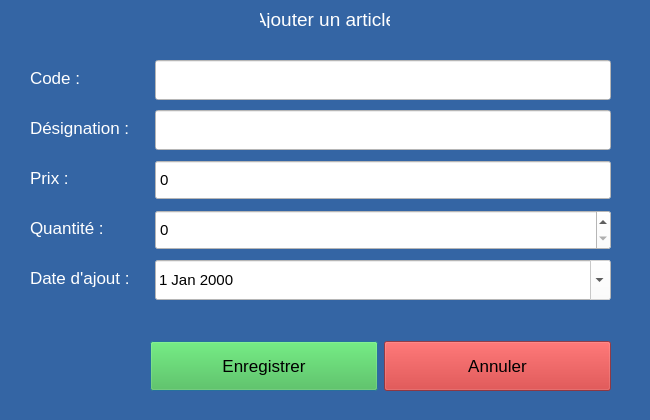
<?xml version="1.0" encoding="UTF-8"?>
<ui version="4.0">
 <class>Dialog</class>
 <widget class="QDialog" name="Dialog">
  <property name="geometry">
   <rect>
    <x>0</x>
    <y>0</y>
    <width>650</width>
    <height>420</height>
   </rect>
  </property>
  <property name="minimumSize">
   <size>
    <width>650</width>
    <height>420</height>
   </size>
  </property>
  <property name="maximumSize">
   <size>
    <width>650</width>
    <height>420</height>
   </size>
  </property>
  <property name="font">
   <font>
    <pointsize>11</pointsize>
   </font>
  </property>
  <property name="windowTitle">
   <string>Ajouter un article</string>
  </property>
  <property name="styleSheet">
   <string notr="true">background-color: rgb(52, 101, 164);</string>
  </property>
  <widget class="QLabel" name="label">
   <property name="geometry">
    <rect>
     <x>260</x>
     <y>10</y>
     <width>130</width>
     <height>18</height>
    </rect>
   </property>
   <property name="maximumSize">
    <size>
     <width>16777215</width>
     <height>50</height>
    </size>
   </property>
   <property name="font">
    <font>
     <pointsize>14</pointsize>
    </font>
   </property>
   <property name="styleSheet">
    <string notr="true">color: rgb(255, 255, 255);</string>
   </property>
   <property name="text">
    <string>Ajouter un article</string>
   </property>
   <property name="alignment">
    <set>Qt::AlignCenter</set>
   </property>
  </widget>
  <widget class="QWidget" name="layoutWidget">
   <property name="geometry">
    <rect>
     <x>10</x>
     <y>40</y>
     <width>621</width>
     <height>281</height>
    </rect>
   </property>
   <layout class="QFormLayout" name="formLayout">
    <property name="sizeConstraint">
     <enum>QLayout::SetDefaultConstraint</enum>
    </property>
    <property name="fieldGrowthPolicy">
     <enum>QFormLayout::AllNonFixedFieldsGrow</enum>
    </property>
    <property name="rowWrapPolicy">
     <enum>QFormLayout::DontWrapRows</enum>
    </property>
    <property name="horizontalSpacing">
     <number>20</number>
    </property>
    <property name="verticalSpacing">
     <number>10</number>
    </property>
    <property name="leftMargin">
     <number>20</number>
    </property>
    <property name="topMargin">
     <number>20</number>
    </property>
    <property name="rightMargin">
     <number>20</number>
    </property>
    <item row="0" column="0">
     <widget class="QLabel" name="dSignationLabel">
      <property name="font">
       <font>
        <pointsize>13</pointsize>
       </font>
      </property>
      <property name="styleSheet">
       <string notr="true">color: rgb(255, 255, 255);</string>
      </property>
      <property name="text">
       <string>Code : </string>
      </property>
     </widget>
    </item>
    <item row="0" column="1">
     <widget class="QLineEdit" name="codeLineEdit">
      <property name="sizePolicy">
       <sizepolicy hsizetype="Expanding" vsizetype="Fixed">
        <horstretch>0</horstretch>
        <verstretch>0</verstretch>
       </sizepolicy>
      </property>
      <property name="minimumSize">
       <size>
        <width>0</width>
        <height>40</height>
       </size>
      </property>
      <property name="sizeIncrement">
       <size>
        <width>0</width>
        <height>0</height>
       </size>
      </property>
      <property name="styleSheet">
       <string notr="true">background-color: rgb(255, 255, 255);</string>
      </property>
      <property name="readOnly">
       <bool>true</bool>
      </property>
     </widget>
    </item>
    <item row="1" column="0">
     <widget class="QLabel" name="nomEtPrNomLabel">
      <property name="font">
       <font>
        <pointsize>13</pointsize>
       </font>
      </property>
      <property name="styleSheet">
       <string notr="true">color: rgb(255, 255, 255);</string>
      </property>
      <property name="text">
       <string>Désignation : </string>
      </property>
     </widget>
    </item>
    <item row="1" column="1">
     <widget class="QLineEdit" name="designationLineEdit">
      <property name="sizePolicy">
       <sizepolicy hsizetype="Expanding" vsizetype="Fixed">
        <horstretch>0</horstretch>
        <verstretch>0</verstretch>
       </sizepolicy>
      </property>
      <property name="minimumSize">
       <size>
        <width>0</width>
        <height>40</height>
       </size>
      </property>
      <property name="sizeIncrement">
       <size>
        <width>0</width>
        <height>0</height>
       </size>
      </property>
      <property name="styleSheet">
       <string notr="true">background-color: rgb(255, 255, 255);</string>
      </property>
     </widget>
    </item>
    <item row="2" column="0">
     <widget class="QLabel" name="nDeTLPhoneLabel">
      <property name="font">
       <font>
        <pointsize>13</pointsize>
       </font>
      </property>
      <property name="styleSheet">
       <string notr="true">color: rgb(255, 255, 255);</string>
      </property>
      <property name="text">
       <string>Prix : </string>
      </property>
     </widget>
    </item>
    <item row="2" column="1">
     <widget class="QSpinBox" name="prixSpin">
      <property name="sizePolicy">
       <sizepolicy hsizetype="Minimum" vsizetype="Fixed">
        <horstretch>0</horstretch>
        <verstretch>0</verstretch>
       </sizepolicy>
      </property>
      <property name="minimumSize">
       <size>
        <width>0</width>
        <height>40</height>
       </size>
      </property>
      <property name="sizeIncrement">
       <size>
        <width>0</width>
        <height>0</height>
       </size>
      </property>
      <property name="styleSheet">
       <string notr="true">background-color: rgb(255, 255, 255);</string>
      </property>
      <property name="readOnly">
       <bool>false</bool>
      </property>
      <property name="buttonSymbols">
       <enum>QAbstractSpinBox::NoButtons</enum>
      </property>
      <property name="showGroupSeparator" stdset="0">
       <bool>true</bool>
      </property>
      <property name="suffix">
       <string/>
      </property>
      <property name="prefix">
       <string/>
      </property>
      <property name="maximum">
       <number>999999999</number>
      </property>
     </widget>
    </item>
    <item row="4" column="0">
     <widget class="QLabel" name="adresseMailLabel">
      <property name="font">
       <font>
        <pointsize>13</pointsize>
       </font>
      </property>
      <property name="styleSheet">
       <string notr="true">color: rgb(255, 255, 255);</string>
      </property>
      <property name="text">
       <string>Quantité : </string>
      </property>
     </widget>
    </item>
    <item row="5" column="0">
     <widget class="QLabel" name="dateDeNaissanceLabel">
      <property name="font">
       <font>
        <pointsize>13</pointsize>
       </font>
      </property>
      <property name="styleSheet">
       <string notr="true">color: rgb(255, 255, 255);</string>
      </property>
      <property name="text">
       <string>Date d'ajout : </string>
      </property>
     </widget>
    </item>
    <item row="5" column="1">
     <widget class="QDateEdit" name="dateAjoutDate">
      <property name="sizePolicy">
       <sizepolicy hsizetype="Minimum" vsizetype="Fixed">
        <horstretch>0</horstretch>
        <verstretch>0</verstretch>
       </sizepolicy>
      </property>
      <property name="minimumSize">
       <size>
        <width>0</width>
        <height>40</height>
       </size>
      </property>
      <property name="sizeIncrement">
       <size>
        <width>0</width>
        <height>0</height>
       </size>
      </property>
      <property name="styleSheet">
       <string notr="true">background-color: rgb(255, 255, 255);</string>
      </property>
      <property name="readOnly">
       <bool>true</bool>
      </property>
      <property name="buttonSymbols">
       <enum>QAbstractSpinBox::NoButtons</enum>
      </property>
      <property name="calendarPopup">
       <bool>true</bool>
      </property>
     </widget>
    </item>
    <item row="4" column="1">
     <widget class="QSpinBox" name="quantiteSpin">
      <property name="minimumSize">
       <size>
        <width>0</width>
        <height>40</height>
       </size>
      </property>
      <property name="styleSheet">
       <string notr="true">background-color: rgb(255, 255, 255);</string>
      </property>
      <property name="maximum">
       <number>999999999</number>
      </property>
     </widget>
    </item>
   </layout>
  </widget>
  <widget class="QWidget" name="layoutWidget">
   <property name="geometry">
    <rect>
     <x>150</x>
     <y>340</y>
     <width>461</width>
     <height>52</height>
    </rect>
   </property>
   <layout class="QHBoxLayout" name="horizontalLayout">
    <item>
     <widget class="QPushButton" name="btn_submit">
      <property name="minimumSize">
       <size>
        <width>0</width>
        <height>50</height>
       </size>
      </property>
      <property name="font">
       <font>
        <pointsize>13</pointsize>
       </font>
      </property>
      <property name="styleSheet">
       <string notr="true">background-color: rgba(65, 191, 64, 197);</string>
      </property>
      <property name="text">
       <string>Enregistrer</string>
      </property>
     </widget>
    </item>
    <item>
     <widget class="QPushButton" name="btn_reset">
      <property name="minimumSize">
       <size>
        <width>0</width>
        <height>50</height>
       </size>
      </property>
      <property name="font">
       <font>
        <pointsize>13</pointsize>
       </font>
      </property>
      <property name="styleSheet">
       <string notr="true">background-color: rgba(201, 42, 42, 160);</string>
      </property>
      <property name="text">
       <string>Annuler</string>
      </property>
     </widget>
    </item>
   </layout>
  </widget>
 </widget>
 <resources/>
 <connections/>
</ui>
